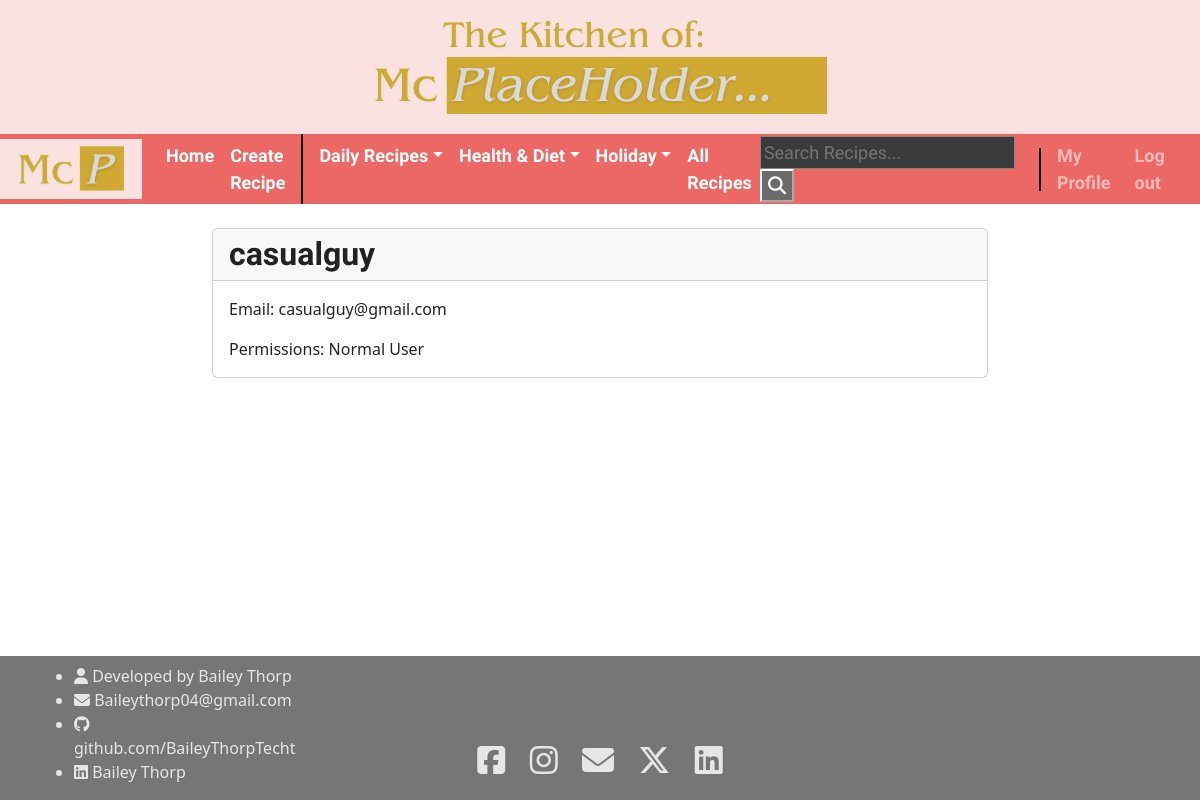
Screenshot of /profile/ (signed in) with the database file from the repository.
### hello/models.py (models this page shows)
class Category(models.Model):
    title = models.CharField(max_length=100)
    def __str__(self):
        return self.title.lower()

### users/views.py (the view)
# urls.py: path('profile/', user_views.profile, name="user-profile"),
@login_required()
def profile(request):
    return render(request, 'users/profile.html')

### hello/context_processors.py (called while the page is built)
def navbar_processor(request):
    categories = models.Category.objects.all()
    subcategories = models.Subcategory.objects.all()
    return {
        'categories': categories,
        'subcategories': subcategories,
    }

### hello/models.py (called while the page is built)
    def __str__(self):
        return self.title.lower()

### users/templates/users/profile.html
{% extends "hello/base.html" %}
{% load crispy_forms_tags %}
{% block content %}
<div class="card mb-3" style="">
    <h2 class="card-header">{{ user.username }}</h2>
    <div class="card-body">
        <p class="card-text">Email: {{ user.email }}</p>
        {% if user.is_staff == True or user.is_superuser == True%}
        <p class="card-text">Permissions: Admin</p>
        {% else %}
        <p class="card-text">Permissions: Normal User</p>
        {% endif %}
    </div>
  </div>
{% endblock content %}

### hello/templates/hello/base.html (shortened to what this page needs)
<!DOCTYPE html>
<html lang="en">
<head>
    <link
      href="https://cdn.jsdelivr.net/npm/bootswatch@5.2.0/dist/journal/bootstrap.min.css"
      rel="stylesheet"
    />
</head>
<body>
    <div class="text-center py-3" style="background-color:#fbe1e0;">
      {% load static %}
        <img src="{% static 'images/heading.png'%}"  style="mix-blend-mode: darken;" alt="header logo">
    </div>
    <nav class="navbar sticky-top navbar-expand-lg bg-primary pb-0" data-bs-theme="dark" style="padding:0px;">
        <div class="container-fluid ps-0">
          {% load static %}
          <a class="navbar-brand px-2 py-0" href="{% url 'landing' %}" style="background-color:#fbe1e0;">
            <img src="{% static 'images/logo.png'%}" style="height:60px; mix-blend-mode: darken;" alt="logo">
          </a>
          <div class="collapse navbar-collapse" id="navbarColor02">
            <ul class="navbar-nav me-auto">
              <li class="nav-item">
                <a class="nav-link active" href="{% url 'landing' %}">Home</a>
              </li>
              <li class="nav-item">
                <a class="nav-link active" href="{% url 'recipe-create' %}">Create Recipe</a>
              </li>
              <div class="mx-2" style="height:auto; border:1px solid black;"></div>
              {% for cat in categories %}
              <li class="nav-item dropdown" >
                <a class="nav-link active text-capitalize dropdown-toggle" aria-expanded="false" href="{% url 'recipe-category' cat %}">{{cat}}</a>
              </li>
              {% endfor %}
            <li class="nav-item">
              <a class="nav-link active" href="{% url 'recipe-all' %}">All Recipes</a>
            </li>
            </ul>
            <form action="{% url 'recipe-search' %}" method="get">
              <input name="q" type="text" placeholder="Search Recipes...">
              <button type="text">
                <i class="fa-solid fa-search"></i>
              </button>
            </form>
            <div class="ms-4 me-2" style="height:43px; border:1px solid black;"></div>
            <div class="navbar-nav">
              {% if user.is_authenticated %}
              <a class="nav-item nav-link" href="{% url 'user-profile' %}">My Profile </a>
              <a class="nav-item nav-link" href="{% url 'user-logout' %}">Log out</a>
              {% else %}
              <a class="nav-item nav-link" href="{% url 'user-login' %}">Login</a>
              <a class="nav-item nav-link" href="{% url 'user-register' %}">Register</a>
              {% endif %}
            </div>
          </div>
        </div>
    </nav>
    <div class="container my-4 col-8" style="min">
        {% block content %} {% endblock %}
    </div>
    <footer class="pt-2 margin-top: auto;" style="background-color:rgb(118,118,118); color:rgb(230,230,230)">
    <div class="container">
      <div class="row align-items-end">
        <div class="col-3" style="font-size: 16px;">
          <ul>
            <li><i class="fa-solid fa-user"></i> Developed by Bailey Thorp</li>
            <li><i class="fa-solid fa-envelope"></i> Baileythorp04@gmail.com</li>
            <li><i class="fa-brands fa-github"></i><a class="text-decoration-none" href="https://github.com/BaileyThorpTecht" target="_blank" style="color:rgb(230,230,230)">
              github.com/BaileyThorpTecht</a></li>
            <li><i class="fa-brands fa-linkedin"></i><a class="text-decoration-none" href="https://www.linkedin.com/in/bailey-thorp-25a7002a7/" target="_blank" style="color:rgb(230,230,230)">
              Bailey Thorp</a></li>
          </ul>
        </div>
        <div class="col-6 text-center">
          <p class="fa-2x">
            <a href="https://www.facebook.com/bailey.thorp.3/" target="_blank" style="color:rgb(230,230,230)">
              <i class="fa-brands fa-square-facebook mx-2"></i></a>
            <a href="https://www.instagram.com/baybaybayo/" target="_blank" style="color:rgb(230,230,230)">
              <i class="fa-brands fa-instagram mx-2"></i></a>
              <a href="mailto:Baileythorp04@gmail.com" style="color:rgb(230,230,230)">
                <i class="fa-solid fa-envelope mx-2"></i></a>
            <a href="https://twitter.com/baybaynapalm" target="_blank" style="color:rgb(230,230,230)">
              <i class="fa-brands fa-x-twitter mx-2"></i></a>
            <a href="https://www.linkedin.com/in/bailey-thorp-25a7002a7/" target="_blank" style="color:rgb(230,230,230)">
              <i href="" class="fa-brands fa-linkedin mx-2"></i></a>
          </p>
        </div>
      </div>
    </div>
    </footer>
</body>

### hello/templates/hello/base.html (style rules this page uses)
body { min-height: 100vh; display: flex; flex-direction: column; }
footer { margin-top: auto; }

### rows the page displays
Category: title "Daily Recipes"
Category: title "Health & Diet"
Category: title "Holiday"

### other values shown
{{ user.username }} "casualguy"
{{ user.email }} "casualguy@gmail.com"
